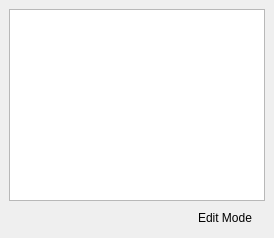
  <widget class="QDockWidget" name="frameParts">
   <property name="windowTitle">
    <string>Parts</string>
   </property>
   <attribute name="dockWidgetArea">
    <number>2</number>
   </attribute>
   <widget class="QWidget" name="dockWidgetContents_3">
    <layout class="QVBoxLayout" name="verticalLayout">
     <item>
      <widget class="QTreeView" name="partsList">
       <property name="dragDropMode">
        <enum>QAbstractItemView::InternalMove</enum>
       </property>
       <property name="selectionMode">
        <enum>QAbstractItemView::ExtendedSelection</enum>
       </property>
       <property name="iconSize">
        <size>
         <width>16</width>
         <height>16</height>
        </size>
       </property>
       <property name="textElideMode">
        <enum>Qt::ElideNone</enum>
       </property>
       <property name="headerHidden">
        <bool>true</bool>
       </property>
      </widget>
     </item>
     <item>
      <layout class="QHBoxLayout" name="horizontalLayout_4">
       <property name="spacing">
        <number>0</number>
       </property>
       <item>
        <widget class="QPushButton" name="btnAddPart">
         <property name="maximumSize">
          <size>
           <width>26</width>
           <height>26</height>
          </size>
         </property>
         <property name="toolTip">
          <string>Add new part</string>
         </property>
         <property name="text">
          <string/>
         </property>
         <property name="icon">
          <iconset resource="anim.qrc">
           <normaloff>:/icon/res/icon+.png</normaloff>:/icon/res/icon+.png</iconset>
         </property>
         <property name="flat">
          <bool>true</bool>
         </property>
        </widget>
       </item>
       <item>
        <widget class="QPushButton" name="btnAddNull">
         <property name="maximumSize">
          <size>
           <width>26</width>
           <height>26</height>
          </size>
         </property>
         <property name="toolTip">
          <string>Add null part</string>
         </property>
         <property name="text">
          <string/>
         </property>
         <property name="icon">
          <iconset resource="anim.qrc">
           <normaloff>:/icon/res/iconaddnull.png</normaloff>:/icon/res/iconaddnull.png</iconset>
         </property>
         <property name="flat">
          <bool>true</bool>
         </property>
        </widget>
       </item>
       <item>
        <widget class="QPushButton" name="btnDeletePart">
         <property name="enabled">
          <bool>false</bool>
         </property>
         <property name="maximumSize">
          <size>
           <width>26</width>
           <height>26</height>
          </size>
         </property>
         <property name="toolTip">
          <string>Delete part</string>
         </property>
         <property name="text">
          <string/>
         </property>
         <property name="icon">
          <iconset resource="anim.qrc">
           <normaloff>:/icon/res/iconx.png</normaloff>:/icon/res/iconx.png</iconset>
         </property>
         <property name="flat">
          <bool>true</bool>
         </property>
        </widget>
       </item>
       <item>
        <spacer name="horizontalSpacer_4">
         <property name="orientation">
          <enum>Qt::Horizontal</enum>
         </property>
         <property name="sizeHint" stdset="0">
          <size>
           <width>40</width>
           <height>20</height>
          </size>
         </property>
        </spacer>
       </item>
       <item>
        <widget class="QPushButton" name="btnEditParts">
         <property name="toolTip">
          <string>Parts Edit Mode</string>
         </property>
         <property name="text">
          <string>Edit Mode</string>
         </property>
         <property name="checkable">
          <bool>true</bool>
         </property>
         <property name="flat">
          <bool>true</bool>
         </property>
        </widget>
       </item>
      </layout>
     </item>
    </layout>
   </widget>
  </widget>
